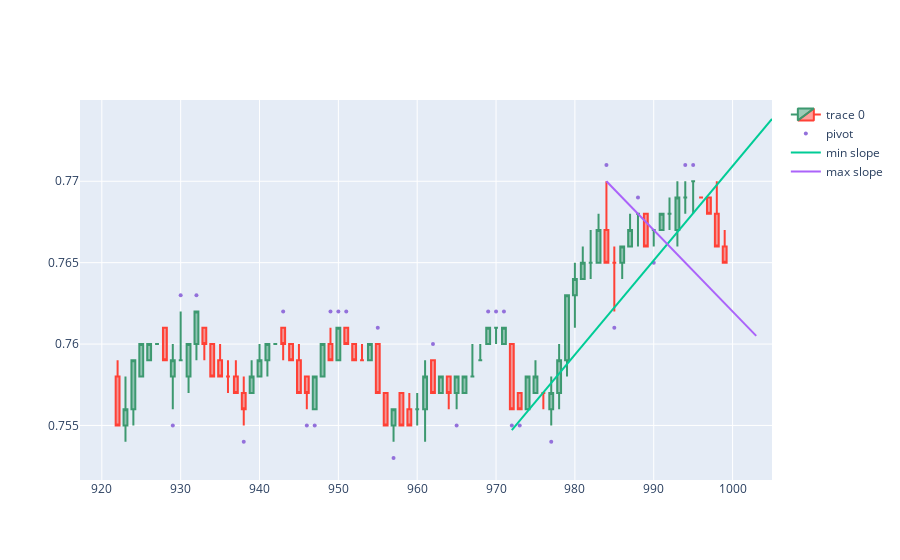

Notebook code cell kept with this figure:
### Code cell
md.dibuja_patrones_triangulos (data,992)
